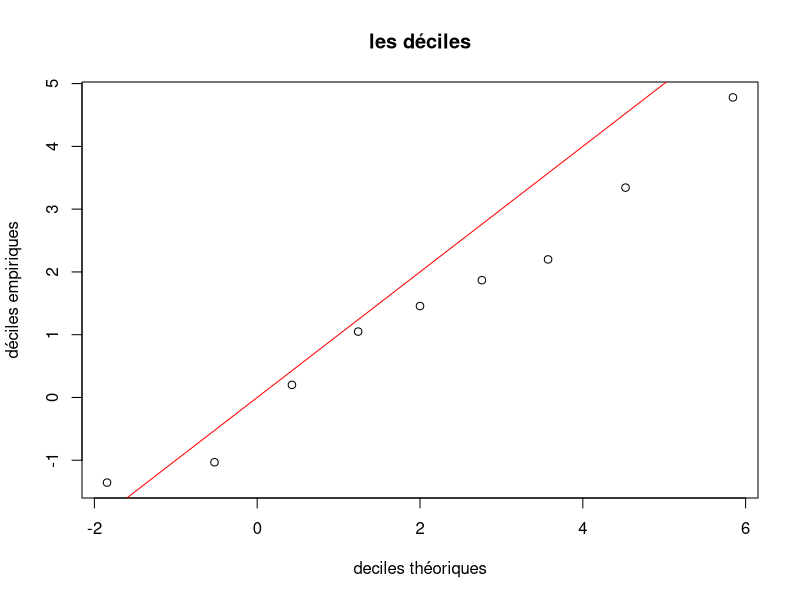
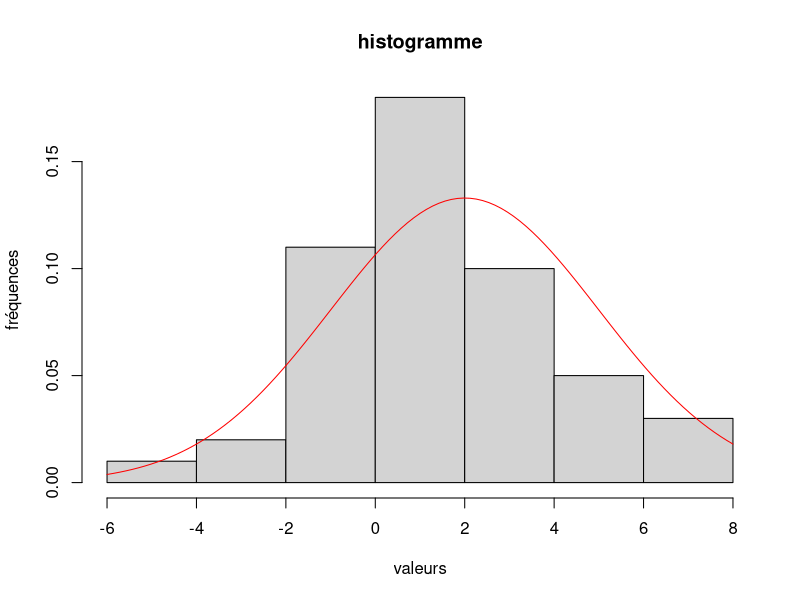

Reproduce these figures in R, in order.
# Dans cette partie X est une variable al ́eatoire de loi N (2, 4).

# Exercice 1 : quantiles empiriques ou th ́eoriques
# Le quantile empirique d’ordre α d’un  ́echantillon de n tirages ind ́ependants x1, x2, ..., xn de X est la
# valeur pour laquelle, la proportion des xi qui se trouvent inf ́erieurs ou  ́egaux `a cette valeur, vaut α. Le
# quantile th ́eorique d’ordre α appel ́e quantile (et calcul ́e par la fonction de quantile qnorm()) est la valeur
# telle que la probabilit ́e que X soit inf ́erieur ou  ́egal `a cette valeur, vaille α

# 1. Simuler un  ́echantillon de taille n = 50 de X et l’affecter `a x.

mu <- 2
sigma <- 3
n <- 50

x <- rnorm(n, mu, sigma)

# 2. Calculer les quantiles empiriques d’ordre 10%, 20%, ..., 90% de x (appel ́es aussi les d ́eciles empiriques
# car ils permettent de couper l’ ́echantillon en dix) `a l’aide de la fonction quantile() et en utilisant
# l’option type=1.

demp <- quantile(x, probs = seq(0.1, 0.9, 0.1), type = 1)

# 3. Calculer les quantiles th ́eoriques d’ordre 10%, 20%, ..., 90% de X `a l’aide de la fonction qnorm()

dtheo <- qnorm(seq(0.1, 0.9, 0.1), mu, sigma)

# 4. Faire un graphe des 9 points d’abscisses les d ́eciles et d’ordonn ́ees les d ́eciles empiriques. Ajouter
# la droite y = x. Commentaire

plot(dtheo, demp, main = "les déciles", xlab = "deciles théoriques", ylab = "déciles empiriques")
abline(0, 1, col = "red")

# 5. Faire un histogramme des observations tir ́ees et y superposer la densit ́e de la loi N (2, 4). Commen-
# taire.

hist(x, main = "histogramme", xlab = "valeurs", ylab = "fréquences", freq = FALSE)
curve(dnorm(x, mu, sigma), col = "red", add = TRUE)

# 6. Calculer les quantiles empiriques d’ordre 1/(n + 1), 2/(n + 1), ...., n/(n + 1) de x. Les comparer aux
# valeurs ordonn ́ees de l’ ́echantillon que l’on obtiendra avec la commande sort(x).

